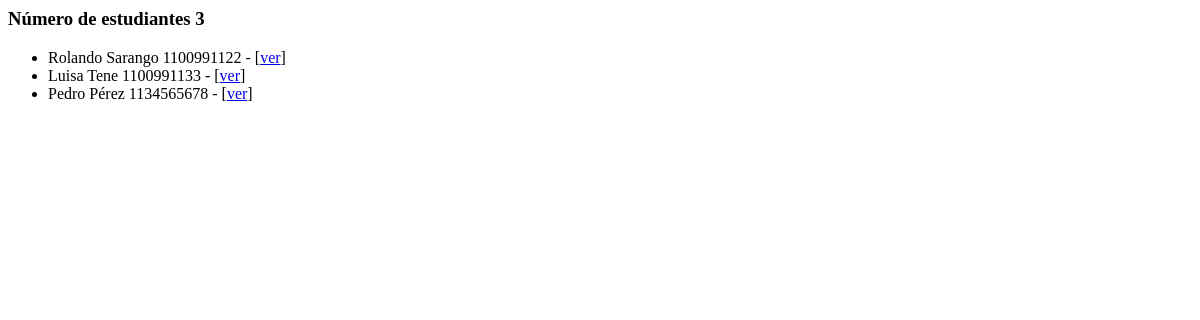
Before: /administrativo/bienvenidos with the older database file.
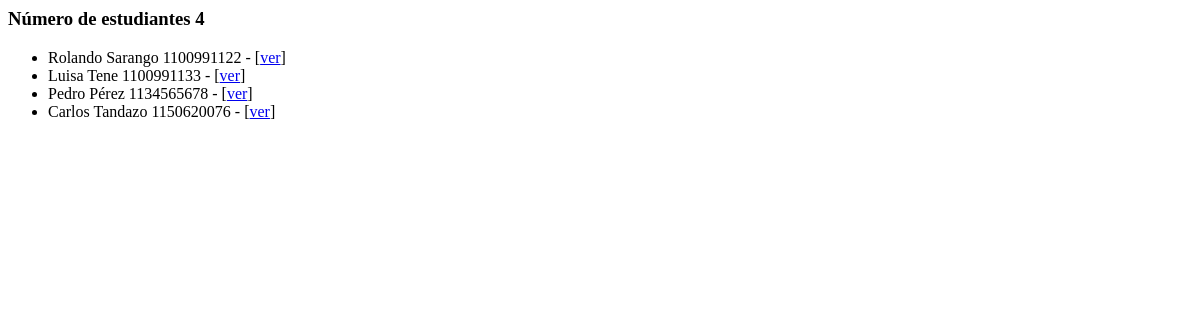
After: the same page with the newer database file.
### administrativo/models.py (models this page shows)
class Estudiante(models.Model):
    nombre = models.CharField(max_length=30)
    apellido = models.CharField(max_length=30)
    cedula = models.CharField(max_length=30, unique=True)
    def __str__(self):
        return "%s %s %s" % (self.nombre,
                self.apellido,
                self.cedula)

### administrativo/views.py (the view)
# urls.py: path('bienvenidos', views.index, name='index'),
def index(request):
    estudiantes = Estudiante.objects.all()
    informacion_template = {'estudiantes': estudiantes, 'numero_estudiantes': len(estudiantes)}
    return render(request, 'index.html', informacion_template)

### administrativo/templates/index.html
<h3>Número de estudiantes {{ numero_estudiantes }}</h3>
<ul>
 {% for e in estudiantes %}
  <li>
    {{ e }} - [<a href="{% url 'obtener_estudiante' e.id %}">ver</a>]
  </li>
{% endfor %}
</ul>

Changed rows visible on the page:
added Estudiante: nombre+apellido+cedula "Carlos Tandazo 1150620076"
Other visible differences:
{{ numero_estudiantes }}: "3" → "4"
